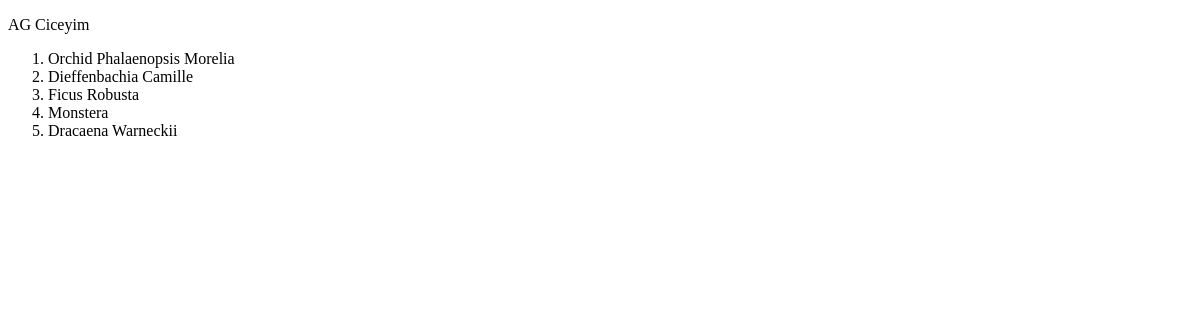
Page /houseplants/ on the earlier database version.
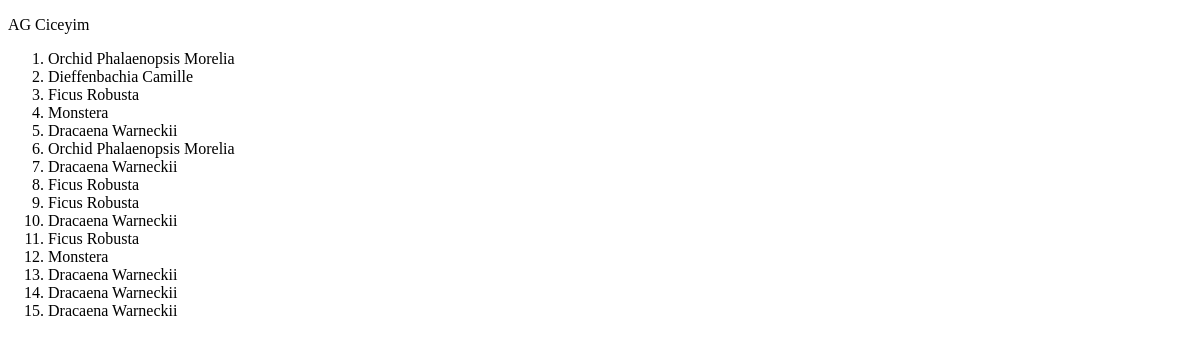
Same page on the later database version.
### products/models.py (models this page shows)
class Houseplant(models.Model):
    name = models.CharField(max_length=32)
    price = models.FloatField(default=0)
    stock_amount = models.PositiveIntegerField(default=0)
    is_main = models.BooleanField(default=False)
    code = models.PositiveSmallIntegerField(default=0)
    def __str__(self) -> str:
        return f"{self.name}"

### products/views.py (the view)
def houseplant_api_view(request):
    houseplants = Houseplant.objects.all()
    context = {
        "houseplants": houseplants
    }
    return render(request, "products/houseplants.html", context)

### products/templates/products/houseplants.html (shortened to what this page needs)
<!DOCTYPE html>
<html lang="en">
<head>
</head>
<body>
    <p> AG Ciceyim </p>
    <ol>
        {% for houseplant in houseplants %}
        <li>{{ houseplant }}</li>
        {% endfor %}
    </ol>
</body>
</html>

Differences in the rows shown:
added Houseplant: name "Orchid Phalaenopsis Morelia"
added Houseplant: name "Dracaena Warneckii"
added Houseplant: name "Ficus Robusta"
added Houseplant: name "Ficus Robusta"
added Houseplant: name "Dracaena Warneckii"
added Houseplant: name "Ficus Robusta"
added Houseplant: name "Monstera"
added Houseplant: name "Dracaena Warneckii"
added Houseplant: name "Dracaena Warneckii"
added Houseplant: name "Dracaena Warneckii"
